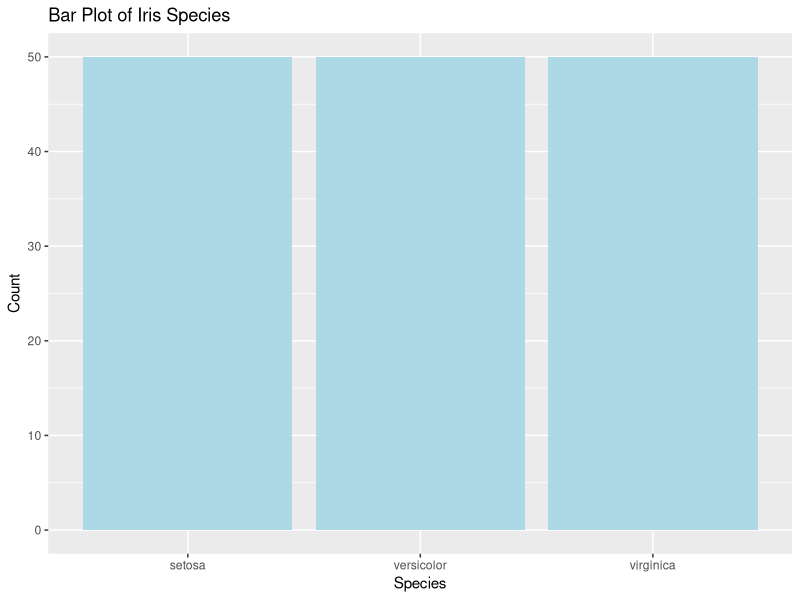
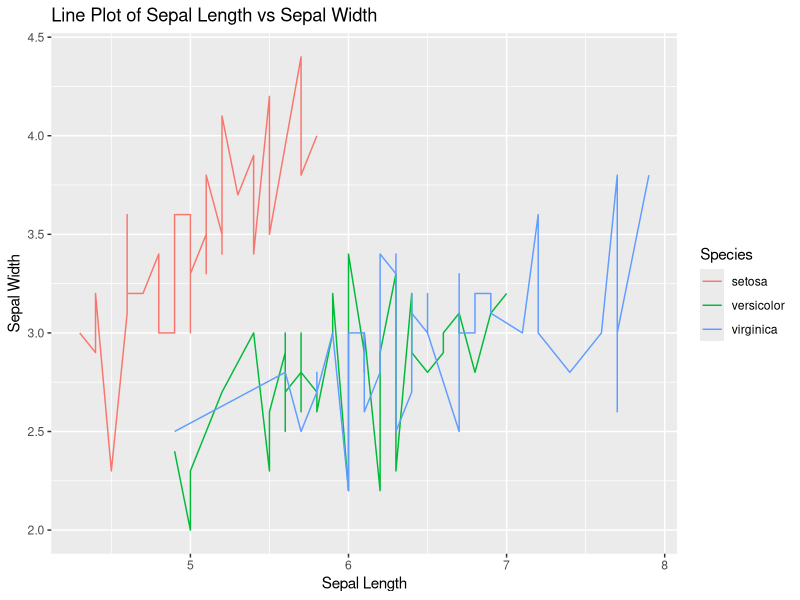
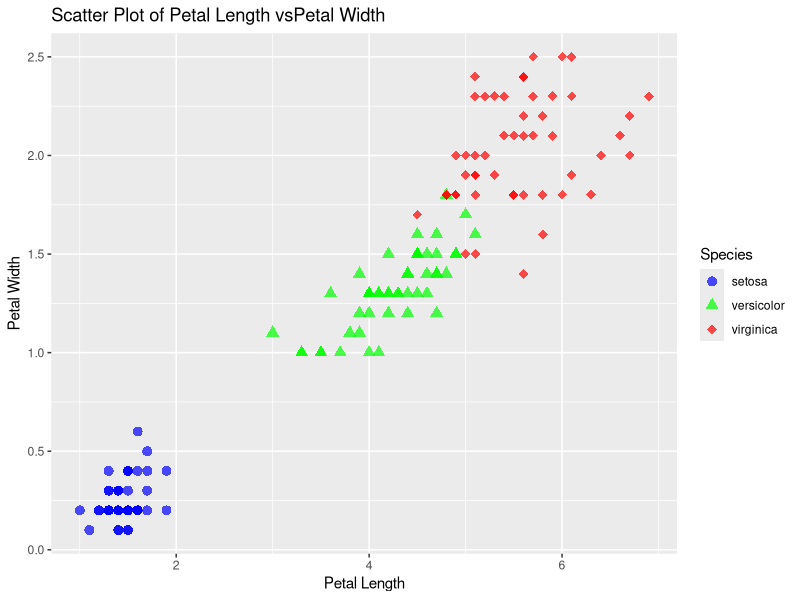

Here is the R script that generated these plots, in order:
library(ggplot2) 
data(iris) 

# Bar Plot
bar_plot = ggplot(iris, aes(x = Species)) + 
  geom_bar(fill="lightblue") + 
  labs(title = "Bar Plot of Iris Species", x = "Species", y = "Count") 
print(bar_plot) 

# Line Plot
line_plot = ggplot(iris, aes(x = Sepal.Length, y = Sepal.Width, color =Species)) + 
  geom_line() + 
  labs(title = "Line Plot of Sepal Length vs Sepal Width", x ="Sepal Length", y = "Sepal Width") 
print(line_plot) 

# Scatter Plot
scatter_plot = ggplot(iris, aes(x = Petal.Length, y = Petal.Width, color =Species, shape = Species)) + 
  geom_point(size = 3, alpha =0.7) + 
  labs(title = "Scatter Plot of Petal Length vsPetal Width", x = "Petal Length", y = "Petal Width") +
  scale_color_manual(values = c("setosa" = "blue", "versicolor" = "green", "virginica" = "red")) + 
  scale_shape_manual(values = c("setosa" = 16, "versicolor" = 17, "virginica"= 18)) 
print(scatter_plot)

